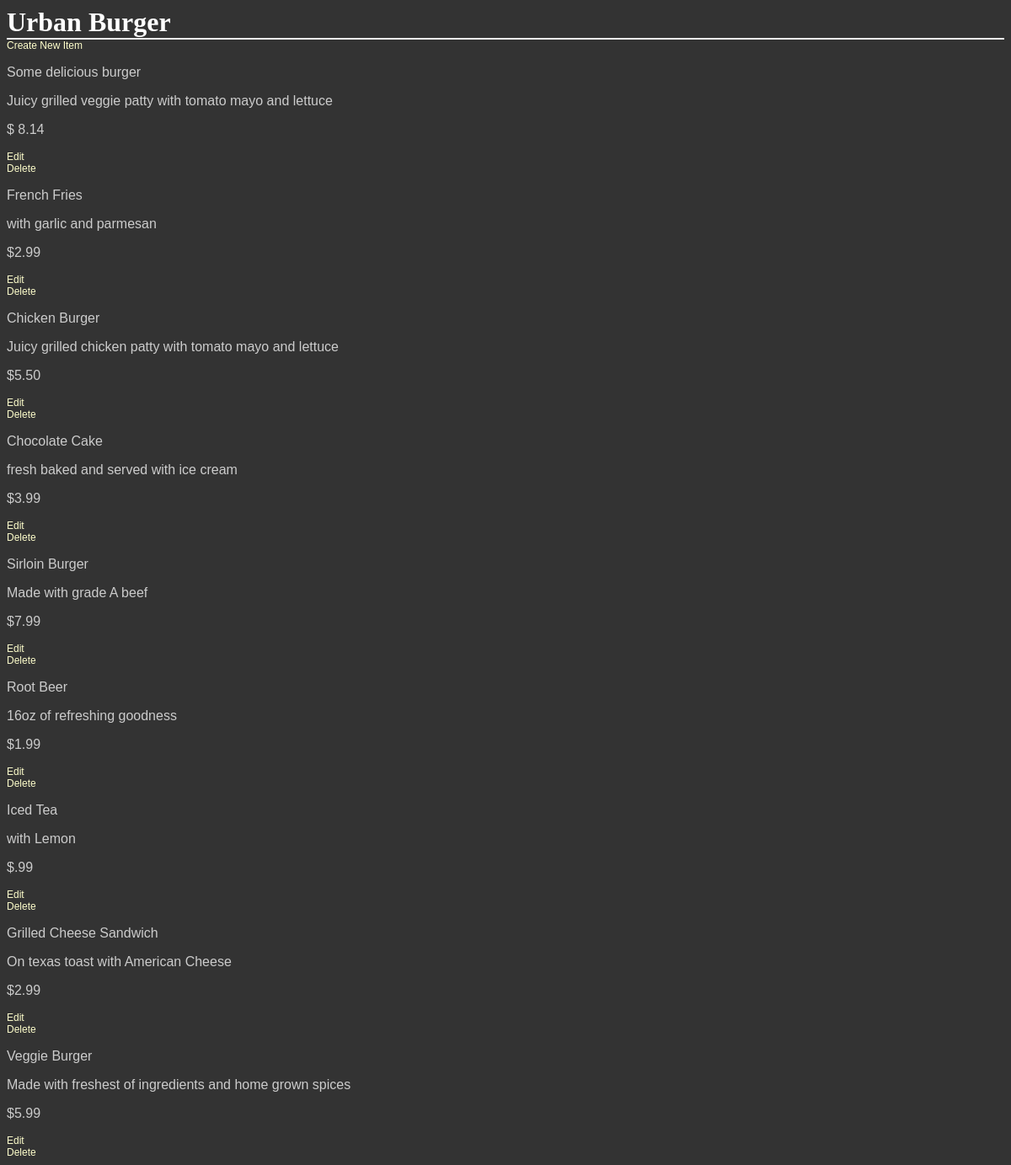
Page /restaurants/1/ on the committed database.
### database_setup.py (models this page shows)
class Restaurant(Base):
    __tablename__ = 'restaurant'
    name = Column(String(80), nullable=False)
    id = Column(Integer, primary_key=True)

class MenuItem(Base):
    __tablename__ = 'menu_item'
    name = Column(String(80), nullable=False)
    id = Column(Integer, primary_key=True)
    course = Column(String(250))
    description = Column(String(250))
    price = Column(String(8))
    restaurant_id = Column(Integer, ForeignKey('restaurant.id'))
    restaurant = relationship(Restaurant)

### project.py (the view)
@app.route('/restaurants/<int:restaurant_id>/')
def restaurantMenu(restaurant_id):
    restaurant = session.query(Restaurant).filter_by(id=restaurant_id).one()
    items = session.query(MenuItem).filter_by(restaurant_id=restaurant.id)
    return render_template('menu.html', restaurant=restaurant, items=items)

### templates/menu.html (shortened to what this page needs)
<html>
<head>
    <link rel="stylesheet" type="text/css" href="{{url_for('static',filename = 'app.css')}}">
</head>
<body>
    <h1>{{restaurant.name}}</h1>
    <a href='{{url_for('newMenuItem', restaurant_id = restaurant.id) }}'>
        Create New Item</a>
    {% for i in items %}
    <div>
        <p>{{i.name}}</p>
        <p>{{i.description}}</p>
        <p> {{i.price}} </p>
        <a href='{{url_for('editMenuItem', restaurant_id = restaurant.id, menu_id = i.id)}}'>Edit</a>
        <br>
        <a href='{{url_for('deleteMenuItem', restaurant_id = restaurant.id, menu_id = i.id ) }}'>Delete</a>
    </div>
    {% endfor %}
</body>
</html>

### static/app.css (style rules this page uses)
body { font-family: sans-serif; background-color: #333333 }
h1, h2, h3, h4 { color: #ffffff; }
h1, h2 { font-family: 'georgia', serif; margin: 0; }
h1 { border-bottom: 2px solid #eee; }
p, dd, dt { color: #cccccc; }
a { text-decoration: none; color: #ffffcc; font-size: .75em; }

### rows in the picture
Restaurant: name "Urban Burger"
MenuItem: name "Some delicious burger", description "Juicy grilled veggie patty with tomato mayo and lettuce", price "$ 8.14"
MenuItem: name "French Fries", description "with garlic and parmesan", price "$2.99"
MenuItem: name "Chicken Burger", description "Juicy grilled chicken patty with tomato mayo and lettuce", price "$5.50"
MenuItem: name "Chocolate Cake", description "fresh baked and served with ice cream", price "$3.99"
MenuItem: name "Sirloin Burger", description "Made with grade A beef", price "$7.99"
MenuItem: name "Root Beer", description "16oz of refreshing goodness", price "$1.99"
MenuItem: name "Iced Tea", description "with Lemon", price "$.99"
MenuItem: name "Grilled Cheese Sandwich", description "On texas toast with American Cheese", price "$2.99"
MenuItem: name "Veggie Burger", description "Made with freshest of ingredients and home grown spices", price "$5.99"
